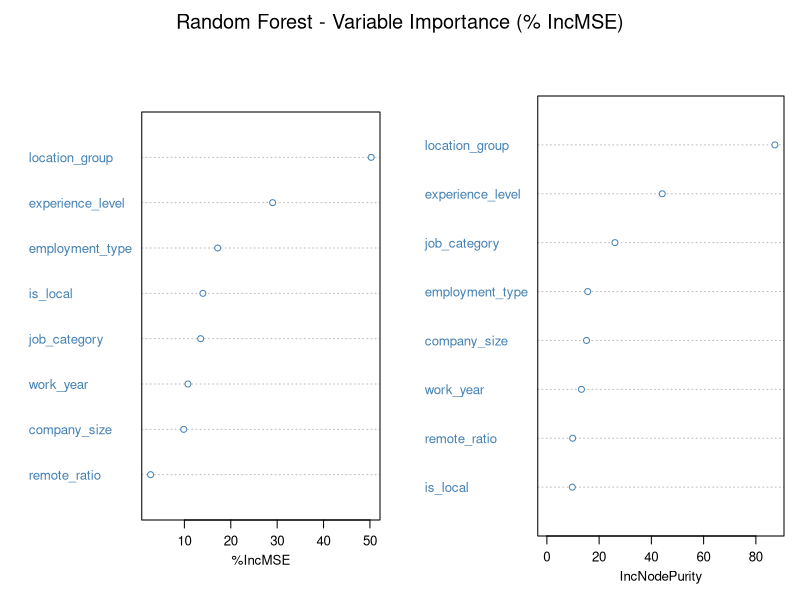
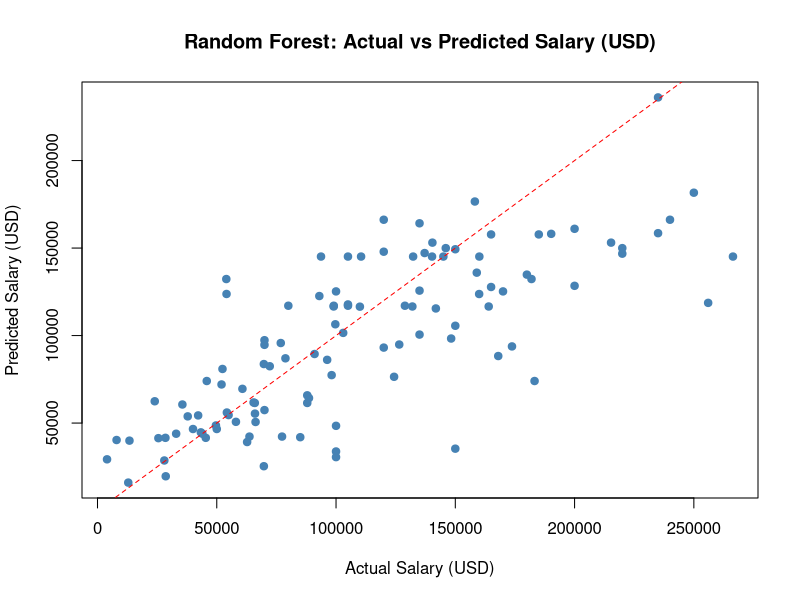

Recreate these plots in R, in order. (Note: this script raises an error after producing the figures.)
library(tidyverse)
library(randomForest)
library(caret)

data <- read.csv("dataset/ds_salaries_clean.csv")

set.seed(2026)
used_cols <- c("log_salary", "salary_in_usd", "experience_level", "employment_type",
               "company_size", "job_category", "location_group", "remote_ratio",
               "is_local", "work_year", "exp_level_ord", "company_size_ord",
               "remote_ratio", "work_year")
stopifnot(nrow(data) == 565, sum(is.na(data[, intersect(used_cols, names(data))])) == 0)

data$experience_level <- factor(data$experience_level, levels = c("EN", "MI", "SE", "EX"))
data$company_size     <- factor(data$company_size,     levels = c("S", "M", "L"))
data$employment_type  <- relevel(factor(data$employment_type), ref = "FT")
data$job_category     <- relevel(factor(data$job_category),   ref = "Data_Analyst")
data$location_group   <- relevel(factor(data$location_group), ref = "Other")

data <- data %>% mutate(row_id = row_number())

check_vars <- c("employment_type", "job_category", "location_group",
                 "experience_level", "company_size")

repeat {
  idx <- sample(nrow(data), floor(0.8 * nrow(data)))
  tr  <- data[idx, ]
  te  <- data[-idx, ]
  ok  <- all(vapply(check_vars,
                      function(v) all(unique(te[[v]]) %in% unique(tr[[v]])), logical(1)))
  if (ok) break
}
train <- tr
test  <- te

stopifnot(nrow(train) == 452, nrow(test) == 113,
          all(!test$row_id %in% train$row_id))

rf_model <- randomForest(
  log_salary ~ experience_level + job_category + employment_type +
    company_size + location_group + remote_ratio + work_year + is_local,
  data = train,
  ntree = 500,
  importance = TRUE,
  seed = 2026
)

print(rf_model)
print(paste("Number of trees:", rf_model$ntree))
print(paste("MSE:", round(rf_model$mse[rf_model$ntree], 6)))
print(paste("R-squared (in-sample):", round(1 - rf_model$mse[rf_model$ntree] / var(train$log_salary), 4)))

pred_train <- predict(rf_model, newdata = train)
pred_test  <- predict(rf_model, newdata = test)

rmse_log <- sqrt(mean((test$log_salary - pred_test)^2))
mae_log  <- mean(abs(test$log_salary - pred_test))
r2_log   <- 1 - sum((test$log_salary - pred_test)^2) / sum((test$log_salary - mean(test$log_salary))^2)

rmse_usd <- sqrt(mean((test$salary_in_usd - exp(pred_test))^2))
mae_usd  <- mean(abs(test$salary_in_usd - exp(pred_test)))
r2_usd   <- 1 - sum((test$salary_in_usd - exp(pred_test))^2) / sum((test$salary_in_usd - mean(test$salary_in_usd))^2)

cat("\n=== Random Forest Test Set Performance ===\n")
cat("RMSE (log):", round(rmse_log, 6), "\n")
cat("MAE  (log):", round(mae_log, 6), "\n")
cat("R2   (log):", round(r2_log, 4), "\n")
cat("RMSE (USD):", round(rmse_usd, 2), "\n")
cat("MAE  (USD):", round(mae_usd, 2), "\n")
cat("R2   (USD):", round(r2_usd, 4), "\n")

importance_df <- importance(rf_model) %>%
  as.data.frame() %>%
  rownames_to_column("Variable") %>%
  arrange(desc(`%IncMSE`)) %>%
  select(Variable, `%IncMSE`, `IncNodePurity`)

print(importance_df)

par(mfrow = c(1, 2))

png("task08_rf_variable_importance.png", width = 800, height = 600)
varImpPlot(rf_model, main = "Random Forest - Variable Importance (% IncMSE)",
           col = "steelblue", cex = 0.8)
dev.off()

png("task08_rf_actual_vs_predicted.png", width = 800, height = 600)
plot(test$salary_in_usd, exp(pred_test),
     col = "steelblue", pch = 19, alpha = 0.6,
     xlab = "Actual Salary (USD)", ylab = "Predicted Salary (USD)",
     main = "Random Forest: Actual vs Predicted Salary (USD)")
abline(0, 1, col = "red", lty = "dashed")
dev.off()

par(mfrow = c(1, 1))

comparison <- read.csv("task04_model_comparison.csv")

rf_row <- tibble(
  model = "Random Forest regression",
  RMSE_log = rmse_log,
  MAE_log = mae_log,
  R2_log = r2_log,
  RMSE_usd = rmse_usd,
  MAE_usd = mae_usd,
  R2_usd = r2_usd
)

comparison <- bind_rows(comparison, rf_row) %>% arrange(RMSE_usd)

write.csv(comparison, "task04_model_comparison.csv", row.names = FALSE)

cat("\n=== Updated Model Comparison (ranked by USD RMSE) ===\n")
print(comparison %>% mutate(across(c(RMSE_usd, MAE_usd), ~ round(.x, 2))))
